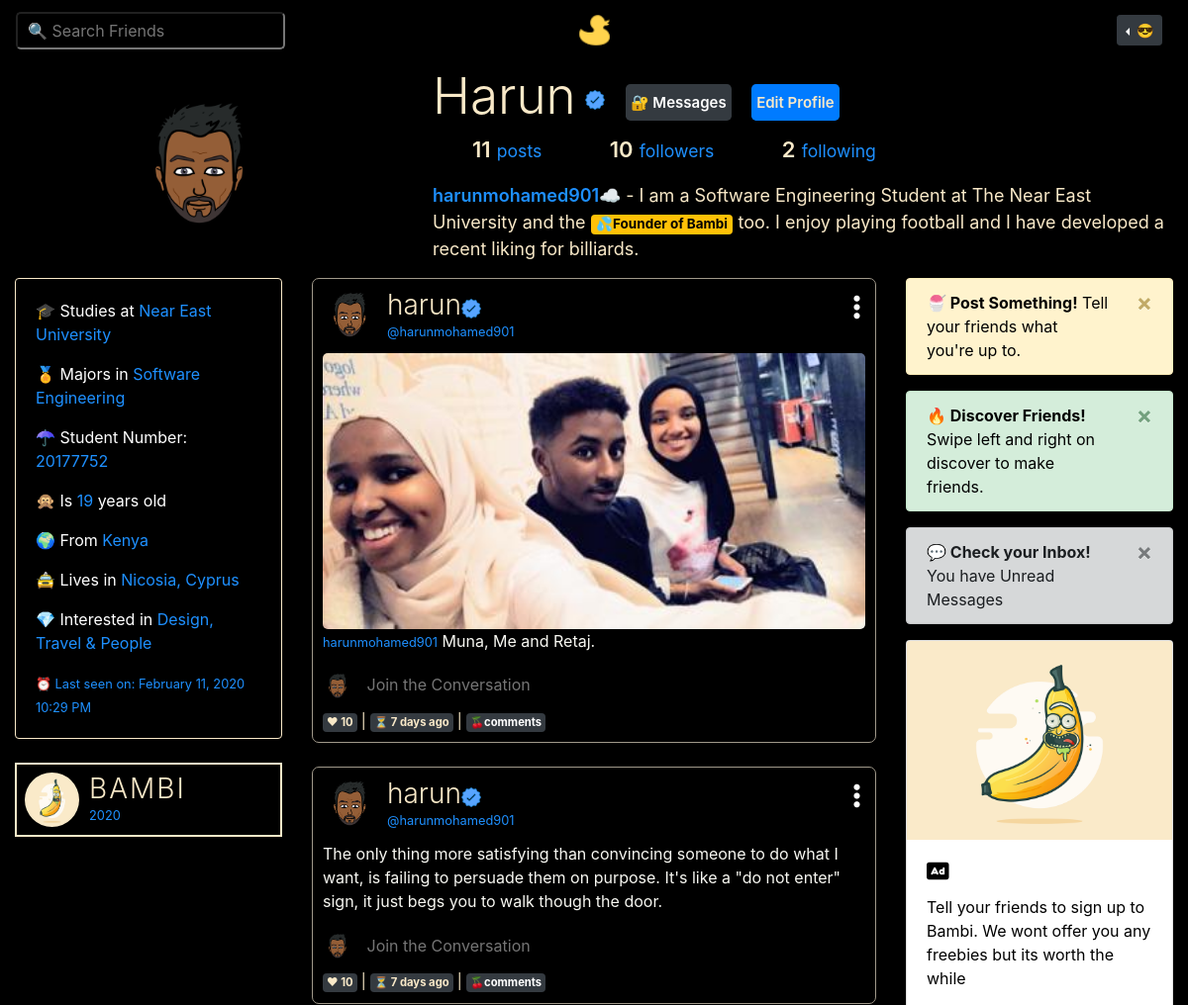
Page /user/harun (signed in, upper part) on the earlier database version.
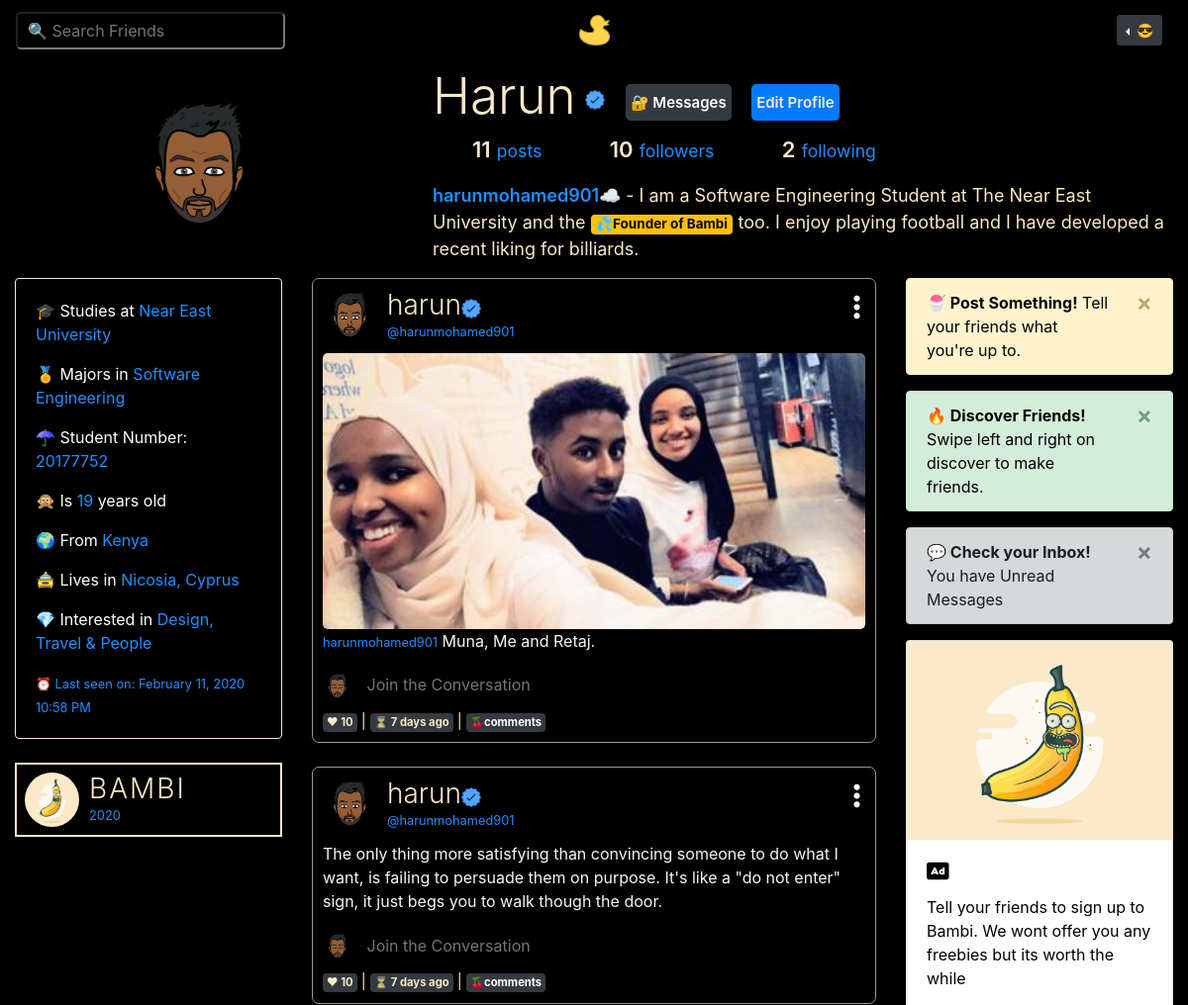
Same page on the later database version.
### bambiv3/models.py (models this page shows, shortened)
class User(db.Model, UserMixin):
	id = db.Column(db.Integer, primary_key=True)
	username = db.Column(db.String(20), unique=True, nullable=False)
	email = db.Column(db.String(120), unique=True, nullable=False)
	image_file = db.Column(db.String(20), nullable=False, default='default.jpg')
	password = db.Column(db.String(60), nullable=False)
	last_seen = db.Column(db.DateTime, default=datetime.utcnow)
	department = db.Column(db.String(20), nullable=False)
	student_number = db.Column(db.Integer(), unique=True, nullable=False)
	age = db.Column(db.Integer(), nullable=False)
	country = db.Column(db.String(20), nullable=False)
	hobby = db.Column(db.String(20), nullable=False)
	bio = db.Column(db.String(120), nullable=True)
	private = db.Column(db.Boolean, default=False, nullable=False)
	posts = db.relationship('Post', backref='author', lazy=True)
	products = db.relationship('Product', backref='author', lazy=True)
	followed = db.relationship(
		'User', secondary=followers,
		primaryjoin=(followers.c.follower_id == id),
		secondaryjoin=(followers.c.followed_id == id),
		backref=db.backref('followers', lazy='dynamic'), lazy='dynamic')
	messages_sent = db.relationship('Message',
									foreign_keys='Message.sender_id',
									backref='author', lazy='dynamic')
	messages_received = db.relationship('Message',
										foreign_keys='Message.recipient_id',
										backref='recipient', lazy='dynamic')
	last_message_read_time = db.Column(db.DateTime)
	def is_following(self, user):
		return self.followed.filter(followers.c.followed_id == user.id).count() > 0
	def new_messages(self):
		last_read_time = self.last_message_read_time or datetime(1900, 1, 1)
		return Message.query.filter_by(recipient=self).filter(
			Message.timestamp > last_read_time).count()

### bambiv3/routes.py (the view)
@app.route("/user/<string:username>", methods=['GET', 'POST'])
@login_required
def user_posts(username):
	username = username.lower()
	form = UpdateAccountForm()
	if form.validate_on_submit():
		if form.picture.data:
			picture_file = save_picture(form.picture.data)
			current_user.image_file = picture_file
		current_user.username = form.username.data.lower()
		current_user.email = form.email.data
		current_user.department = form.department.data
		current_user.student_number = form.student_number.data
		current_user.country = form.country.data
		current_user.age = form.age.data
		current_user.hobby = form.hobby.data
		current_user.bio = form.bio.data
		current_user.private = form.private.data
		db.session.commit()
		flash('Your Account has been updated', 'success')
		return redirect(url_for('user_posts', username=current_user.username))
	elif request.method == 'GET':
		form.username.data = current_user.username
		form.email.data = current_user.email
		form.department.data = current_user.department
		form.student_number.data = current_user.student_number
		form.country.data = current_user.country
		form.age.data = current_user.age
		form.hobby.data = current_user.hobby
		form.bio.data = current_user.bio
		form.private.data = current_user.private
	image_file = url_for('static', filename='profile_pics/' + current_user.image_file)
	page = request.args.get('page', 1, type=int)
	user = User.query.filter_by(username=username).first_or_404()
	posts = Post.query.filter_by(author=user).order_by(Post.date_posted.desc()).paginate(page=page, per_page=5)
	return render_template('user_posts.html', posts=posts, user=user, title=user.username.title(),image_file=image_file,form=form)

### bambiv3/forms.py (shortened to what this page needs)
class UpdateAccountForm(FlaskForm):
	username = StringField('Username', validators = [DataRequired(), Length(min=2, max=20), Regexp(r'^[\w.-_.]+$')])
	email = StringField('Email', validators = [DataRequired(), Email()])
	picture = FileField('', validators=[FileAllowed(['jpg', 'jpeg' , 'png'])])
	department = StringField('Department', validators=[DataRequired()])
	student_number = StringField('Student Number', validators=[DataRequired()])
	country = StringField('Country', validators=[DataRequired()])
	age = StringField('Age', validators=[DataRequired()])
	hobby = StringField('Hobby', validators=[DataRequired()])
	bio = TextAreaField('Bio')
	private = BooleanField('Private?')
	submit = SubmitField('Update')

### bambiv3/models.py (called while the page is built)
@login_manager.user_loader
def load_user(user_id):
	return User.query.get(int(user_id))

### bambiv3/routes.py (called while the page is built)
@app.before_request
def before_request():
	if current_user.is_authenticated:
		current_user.last_seen = datetime.utcnow()
		db.session.commit()

### bambiv3/templates/user_posts.html (shortened to what the changed rows need)
{% extends "layout.html" %}
{% block content %}
<div class="container-fluid">
  <section style="padding-top: 5px;">
    <div class="profile">
      <div class="profile-image">
        <img src="{{ url_for('static', filename='profile_pics/' + user.image_file) }}" alt="" class="profile-thumbnail" style="width:150px;height:150px;">
      </div>
      <div class="profile-user-settings">
        <h2 class="profile-user-name">{{user.username.title()}}
          {% if user.username in ["harun" , "bambi"] %}
          <img src="{{ url_for('static', filename='profile_pics/' + 'correct.png') }}" style="width:20px;height:20px;margin-left: -5px;">
          {% endif %}
        </h2>
        {% if current_user == user%}
        {% set new_messages = current_user.new_messages() %}
        <button class="btn profile-edit-btn btn-dark"><a href="{{ url_for('messages') }}" style="color:#fff;text-decoration:none;"></a></button>
        <button class="btn profile-edit-btn btn-primary" data-toggle="modal" data-target="#info">Edit Profile</button>
        {% endif %}
      </div>
      <div class="profile-bio">
        <p style="font-size:18px;"><small class="profile-real-name" style="font-size: 18px;">
          {% if user.username == "harun" %}
          {{user.email.split("@")[0] | lower}}☁</small> - I am a Software Engineering Student at The Near East University and the <a class="badge badge-warning" style="color:#000;">💦Founder of Bambi</a> too. I enjoy playing football and I have developed a recent liking for billiards.</p>
          {%else%}
            {% if user.bio %}
            {{user.email.split("@")[0] | lower}}</small> - {{user.bio}}</p>
            {% else %}
            {{user.email.split("@")[0] | lower}}</small> - I study {{user.department}} at Near East University. I am {{user.age}} from {{user.country}}. I'm interested in {{user.hobby}}</p>
            {%endif%}
          {%endif%}
      </div>
    </div>
</section>
  <div class="row">
    <div class="col-lg-3">
      {% if current_user.is_authenticated %}
    <div class="card about" style="color:#fff;background:#000;text-align:left;border:1px solid #F9E9C8;">
    <div class="card-body">
      <p> 🎓 Studies at <span>Near East University</span></p>
      <p> 🏅 Majors in <span>{{user.department}}</span></p>
      <p> ☂ Student Number: <span>{{user.student_number}}</span></p>
      <p> 🙊 Is <span>{{user.age}}</span> years old</p>
      <p> 🌍 From <span>{{user.country}}</span></p>
      <p> 🚖 Lives in <span>Nicosia, Cyprus</span></p>
      <p> 💎 Interested in <span>{{user.hobby}}</span></p>
      <small>⏰ Last seen on: {{ moment(user.last_seen).format('LLL') }}</small>
    </div>
  </div>
  <br>
  <header class="d-none d-lg-flex" style="color:#F9E9C8;border:2px solid #F9E9C8;padding:8px;">
    <img src="{{ url_for('static', filename='profile_pics/' + 'logod.png') }}" alt="logo" class="profile-thumbnail">
    <div class="profile-name">
      <h3 class="logo">BAMBI</h3>
      <small id="year"></small>
    </div>
  </header>
  {% endif %}
</div>
      </div>
{% endblock content %}

Differences in the rows shown:
changed User "Harun": last_seen "February 11, 2020 10:29 PM" → "February 11, 2020 10:58 PM"
